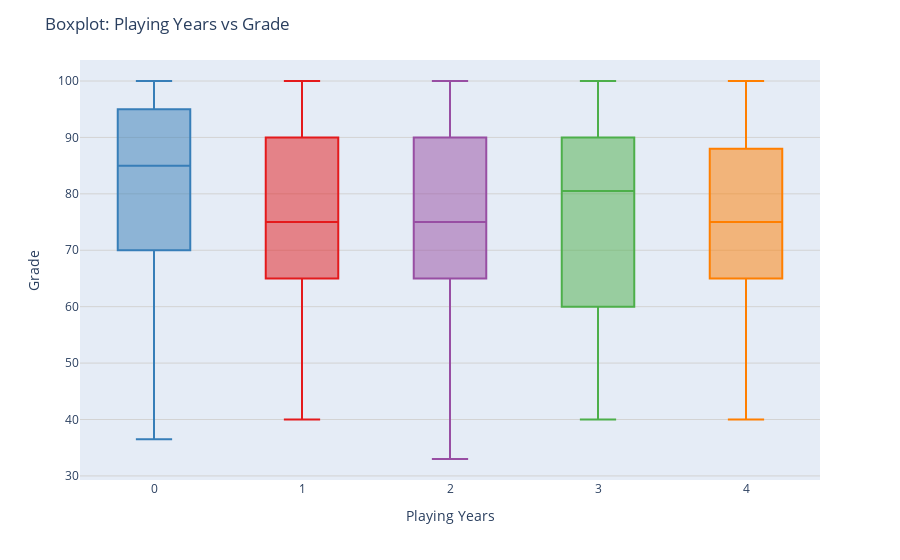

Notebook code cell kept with this figure:
### Markdown cell above
#### 3.2.2 Argument 2 voor perspectief 2
Hogere gametijd is gecorreleerd met lagere aanwezigheid en minder voorbereidingstijd.

### Code cell
df2["Grade"] = pd.to_numeric(df2["Grade"], errors="coerce")

# Boxplot in Plotly
fig = px.box(
    df2,
    x="Playing Years",
    y="Grade",
    color="Playing Years",  # vergelijkbaar met hue in Seaborn
    color_discrete_sequence=px.colors.qualitative.Set1
)

# Layout aanpassen
fig.update_layout(
    title="Boxplot: Playing Years vs Grade",
    xaxis_title="Playing Years",
    yaxis_title="Grade",
    showlegend=False,
    yaxis=dict(gridcolor='lightgray')
)

fig.show()

### Figure 1 — Plotly figure (JSON) as saved in the notebook; plotly's stock layout.template omitted (floating-point values rounded to 4 significant figures; data arrays with more than 128 entries replaced by an {"elided": "..."} marker saying what was removed)
{"data": [{"alignmentgroup": "True", "hovertemplate": "Playing Years=%{x}<br>Grade=%{y}<extra></extra>", "legendgroup": "1", "marker": {"color": "rgb(228,26,28)"}, "name": "1", "notched": false, "offsetgroup": "1", "orientation": "v", "showlegend": true, "type": "box", "x": {"elided": "193 int values"}, "x0": " ", "xaxis": "x", "y": {"elided": "193 float values"}, "y0": " ", "yaxis": "y"}, {"alignmentgroup": "True", "hovertemplate": "Playing Years=%{x}<br>Grade=%{y}<extra></extra>", "legendgroup": "0", "marker": {"color": "rgb(55,126,184)"}, "name": "0", "notched": false, "offsetgroup": "0", "orientation": "v", "showlegend": true, "type": "box", "x": {"elided": "227 int values"}, "x0": " ", "xaxis": "x", "y": {"elided": "227 float values"}, "y0": " ", "yaxis": "y"}, {"alignmentgroup": "True", "hovertemplate": "Playing Years=%{x}<br>Grade=%{y}<extra></extra>", "legendgroup": "3", "marker": {"color": "rgb(77,175,74)"}, "name": "3", "notched": false, "offsetgroup": "3", "orientation": "v", "showlegend": true, "type": "box", "x": [3, 3, 3, 3, 3, 3, 3, 3, 3, 3, 3, 3, 3, 3, 3, 3, 3, 3, 3, 3, 3, 3, 3, 3, 3, 3, 3, 3, 3, 3, 3, 3, 3, 3, 3, 3, 3, 3, 3, 3, 3, 3, 3, 3, 3, 3, 3, 3, 3, 3, 3, 3, 3, 3, 3, 3, 3, 3, 3, 3, 3, 3, 3, 3, 3, 3, 3, 3, 3, 3, 3, 3, 3, 3, 3, 3, 3, 3, 3, 3, 3, 3, 3, 3, 3, 3, 3, 3, 3, 3, 3, 3, 3, 3, 3, 3, 3, 3, 3], "x0": " ", "xaxis": "x", "y": [45.0, 90.0, 95.0, 87.0, 45.0, 100.0, 65.0, 90.0, 50.0, 65.0, 40.0, 48.0, 90.0, 86.0, 55.0, 80.0, 70.0, 57.0, 80.0, 80.0, 76.0, 55.0, 98.0, 50.0, 60.0, 75.0, 50.0, 55.0, 70.0, 50.0, 50.0, 90.0, 85.0, 60.0, 70.0, 80.5, 95.0, 55.5, 80.0, 75.0, 52.0, 62.0, 88.0, 60.0, 95.0, 65.0, 90.5, 90.0, 100.0, 100.0, 92.0, 85.0, 85.0, 100.0, 100.0, 100.0, 100.0, 100.0, 100.0, 100.0, 85.0, 90.0, 90.0, 100.0, 100.0, 100.0, 50.0, 72.0, 85.0, 78.0, 85.3, 92.5, 60.0, 90.0, 80.0, 65.0, 85.0, 79.0, 90.0, 90.0, 100.0, 100.0, 85.0, 70.0, 80.0, 90.0, 90.0, 70.0, 77.0, 96.0, 85.0, 85.0, 55.0, 60.0, 55.5, 89.0, 40.0, 57.0, 50.0], "y0": " ", "yaxis": "y"}, {"alignmentgroup": "True", "hovertemplate": "Playing Years=%{x}<br>Grade=%{y}<extra></extra>", "legendgroup": "2", "marker": {"color": "rgb(152,78,163)"}, "name": "2", "notched": false, "offsetgroup": "2", "orientation": "v", "showlegend": true, "type": "box", "x": {"elided": "137 int values"}, "x0": " ", "xaxis": "x", "y": {"elided": "137 float values"}, "y0": " ", "yaxis": "y"}, {"alignmentgroup": "True", "hovertemplate": "Playing Years=%{x}<br>Grade=%{y}<extra></extra>", "legendgroup": "4", "marker": {"color": "rgb(255,127,0)"}, "name": "4", "notched": false, "offsetgroup": "4", "orientation": "v", "showlegend": true, "type": "box", "x": [4, 4, 4, 4, 4, 4, 4, 4, 4, 4, 4, 4, 4, 4, 4, 4, 4, 4, 4, 4, 4, 4, 4, 4, 4, 4, 4, 4, 4, 4, 4, 4, 4, 4, 4, 4, 4, 4, 4, 4, 4, 4, 4, 4, 4, 4, 4, 4, 4, 4, 4, 4, 4, 4, 4, 4, 4, 4, 4, 4, 4, 4, 4, 4, 4, 4, 4, 4, 4, 4, 4, 4, 4, 4, 4, 4, 4, 4, 4, 4, 4, 4, 4, 4, 4, 4, 4, 4, 4, 4, 4, 4, 4, 4, 4, 4, 4, 4, 4, 4, 4, 4, 4, 4, 4, 4, 4, 4, 4, 4, 4, 4, 4, 4], "x0": " ", "xaxis": "x", "y": [80.0, 74.0, 76.5, 80.0, 50.0, 69.0, 60.0, 60.0, 65.0, 95.0, 80.0, 65.0, 70.0, 92.0, 85.0, 93.0, 77.0, 93.0, 55.0, 50.0, 65.0, 50.0, 55.0, 40.0, 50.0, 45.0, 71.0, 70.0, 87.0, 86.0, 45.0, 88.0, 80.0, 67.0, 73.0, 40.0, 80.0, 55.0, 50.0, 55.0, 75.0, 75.0, 80.0, 98.0, 99.0, 87.0, 70.0, 60.0, 70.0, 90.0, 83.5, 70.0, 67.0, 88.0, 75.0, 91.0, 93.0, 50.0, 80.0, 85.0, 95.0, 85.0, 65.0, 40.0, 100.0, 80.0, 100.0, 80.0, 90.0, 85.0, 100.0, 100.0, 70.0, 100.0, 100.0, 97.0, 90.0, 80.0, 95.0, 100.0, 100.0, 100.0, 60.0, 100.0, 100.0, 87.0, 65.0, 63.0, 50.0, 76.0, 80.0, 65.0, 90.0, 85.0, 80.0, 65.0, 60.5, 55.0, 66.0, 83.5, 70.0, 75.0, 55.3, 70.0, 70.0, 60.0, 60.0, 65.0, 61.0, 70.0, 70.0, 75.0, 82.0, 100.0], "y0": " ", "yaxis": "y"}], "layout": {"boxmode": "overlay", "legend": {"title": {"text": "Playing Years"}, "tracegroupgap": 0}, "margin": {"t": 60}, "showlegend": false, "title": {"text": "Boxplot: Playing Years vs Grade"}, "xaxis": {"anchor": "y", "categoryarray": [1, 0, 3, 2, 4], "categoryorder": "array", "domain": [0, 1], "title": {"text": "Playing Years"}}, "yaxis": {"anchor": "x", "domain": [0, 1], "gridcolor": "lightgray", "title": {"text": "Grade"}}}}
